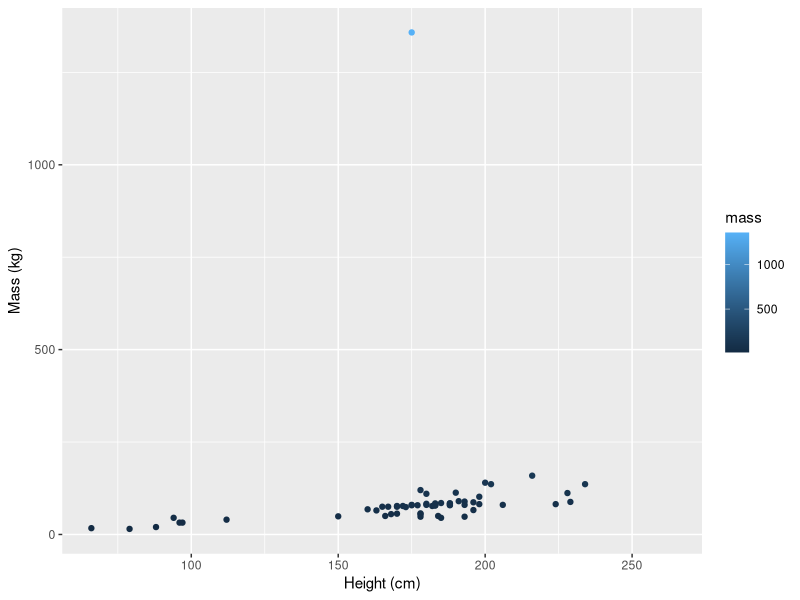
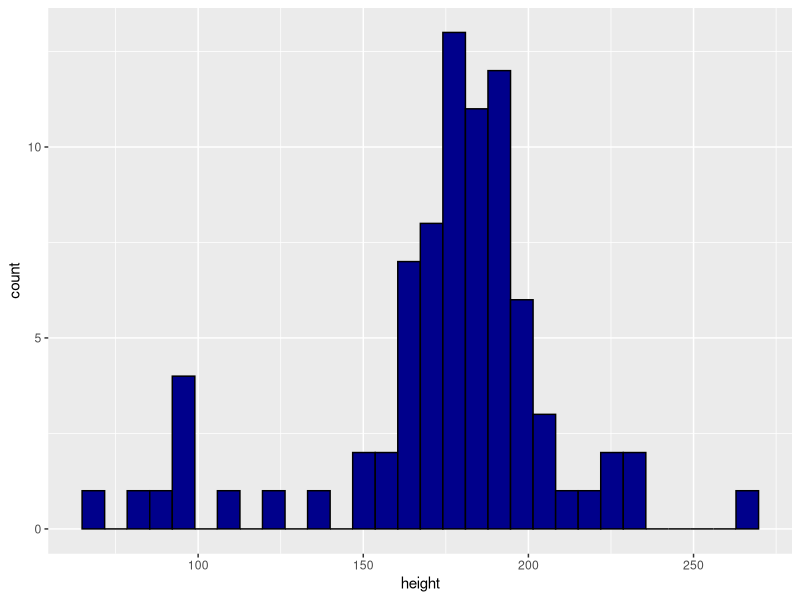

Source code (R) for these figures, in order:
## ---- chunk 1
#| warning: false
#| message: false
library(tidyverse)
## ---- chunk 2
#| include: false
head(starwars)
dim(starwars) # 87 entries (observations) of 14 variables
## ---- chunk 3
#| warning: false
#| echo: false # evaluates code silently
starwars %>% ggplot(aes(x = height, y = mass, col = mass)) + geom_point() + labs(x = "Height (cm)", y = "Mass (kg)")
## ---- chunk 4
#| warning: false

starwars %>% ggplot(aes(x = height)) + geom_histogram(col = "black",fill = "darkblue", bins = 30)

## ---- chunk 5
sw_height_mean <- mean(starwars$height, na.rm = T)

sw_height_median <- median(starwars$height, na.rm = T)

sw_height_var <- var(starwars$height, na.rm = T)

sw_height_sd <- sd(starwars$height, na.rm = T)
